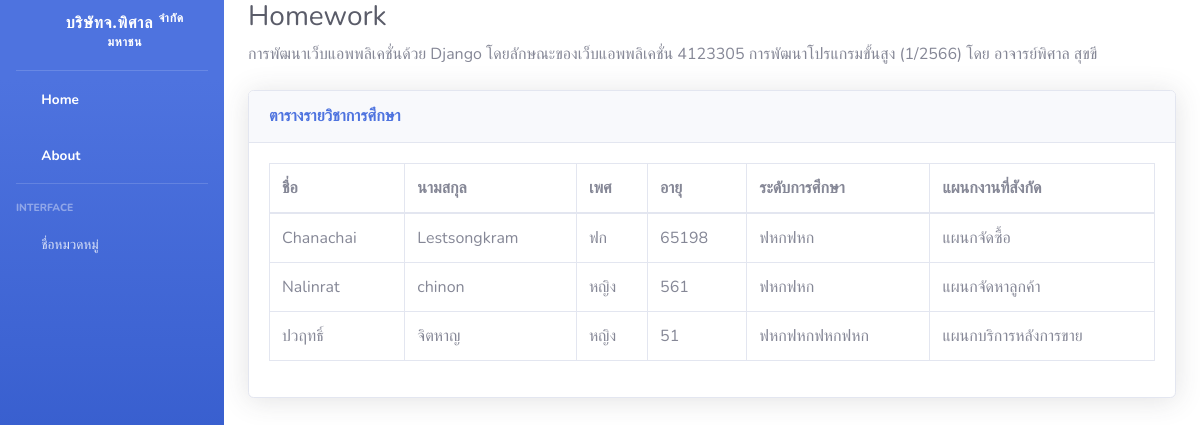
The page / on the database its author committed.
### SSKRU/models.py (models this page shows, shortened)
class Classes(models.Model):
    name = models.CharField(max_length=10) # ชื่อ
    lastname = models.CharField(max_length=256) # นามสกุล
    gender = models.CharField(max_length=256) # เพศ
    age = models.IntegerField() # อายุ
    Educationlevel = models.CharField(max_length=256)
    department = models.ForeignKey(Category, on_delete=models.CASCADE) # หมวดหมู่รายวิชา

class Category(models.Model):
    name = models.CharField(max_length=256) # ชื่อ
    def __str__(self):
        return self.name

### SSKRU/views.py (the view)
# urls.py: 2. Add a URL to urlpatterns:  path('', Home.as_view(), name='home')
def Home(request):
    context = {}
    classes = models.Classes.objects.all().order_by("name")
    context ['classes'] = classes
    return render (request,"home.html", context)

### template/home.html (shortened to what this page needs)
{% extends 'index.html' %}
{% block content %}  <div class="container-fluid">
    <h1 class="h3 mb-2 text-gray-800">Homework</h1>
    <p class="mb-4">การพัฒนาเว็บแอพพลิเคชั่นด้วย Django โดยลักษณะของเว็บแอพพลิเคชั่น 4123305 การพัฒนาโปรแกรมขั้นสูง (1/2566) โดย อาจารย์พิศาล สุขขี </p>
    <div class="card shadow mb-4">
        <div class="card-header py-3">
            <h6 class="m-0 font-weight-bold text-primary">ตารางรายวิชาการศึกษา</h6>
        </div>
        <div class="card-body">
            <div class="table-responsive">
                <table class="table table-bordered" id="dataTable" width="100%" cellspacing="0">
                    <thead>
                        <tr>
                            <th>ชื่อ</th>
                            <th>นามสกุล</th>
                            <th>เพศ</th>
                            <th>อายุ</th>
                            <th>ระดับการศึกษา</th>
                            <th>แผนกงานที่สังกัด</th>
                        </tr>
                    </thead>
                    <tbody>
                        {% for class in classes %}
                        <tr>
                            <td>{{class.name}}</td>
                            <td>{{class.lastname}}</td>
                            <td>{{class.gender}}</td>
                            <td>{{class.age}}</td>
                            <td>{{class.Educationlevel}}</td>
                            <td>{{class.department}}</td>
                        </tr>
                        {% endfor %}
                    </tbody>
                </table>
            </div>
        </div>
    </div>
</div>{% endblock content %}

### rows shown on the page
Classes: name "Chanachai", lastname "Lestsongkram", gender "ฟก", age "65198", Educationlevel "ฟหกฟหก", department "แผนกจัดซื้อ"
Classes: name "Nalinrat", lastname "chinon", gender "หญิง", age "561", Educationlevel "ฟหกฟหก", department "แผนกจัดหาลูกค้า"
Classes: name "ปวฤทธิ์", lastname "จิตหาญ", gender "หญิง", age "51", Educationlevel "ฟหกฟหกฟหกฟหก", department "แผนกบริการหลังการขาย"
